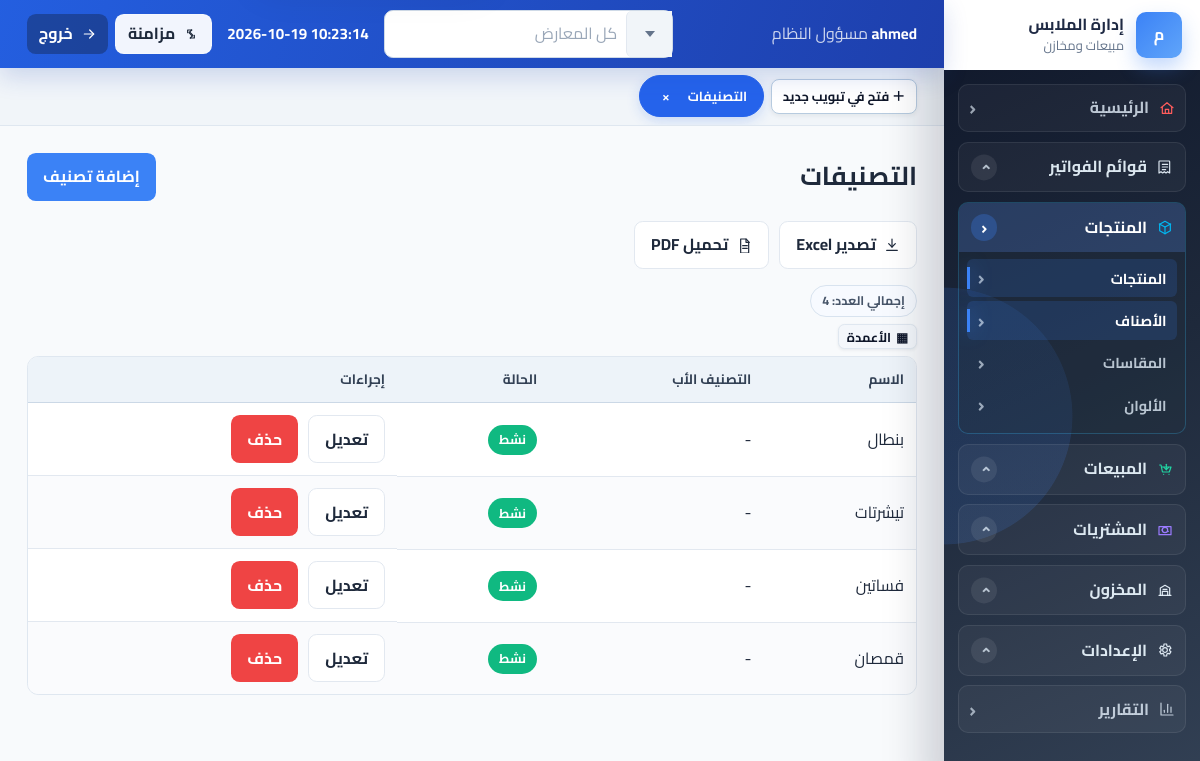
Page /products/categories/ (signed in) on the committed database.
### accounts/models.py (models this page shows, shortened)
class User(AbstractUser):
    ROLE_MANAGER = 'manager'
    ROLE_DIRECTOR = 'director'
    ROLE_SALES = 'sales'
    ROLE_WAREHOUSE = 'warehouse'
    ROLE_CHOICES = [
        (ROLE_MANAGER, 'مسؤول النظام'),
        (ROLE_DIRECTOR, 'المدير'),
        (ROLE_SALES, 'مندوب مبيعات'),
        (ROLE_WAREHOUSE, 'مسؤول مخزن'),
    ]
    username = models.CharField(
        'اسم المستخدم',
        max_length=150,
        unique=True,
        help_text='يمكن استخدام الحروف والأرقام والمسافات.',
        error_messages={'unique': 'يوجد مستخدم بهذا الاسم بالفعل.'},
    )
    role = models.CharField(max_length=20, choices=ROLE_CHOICES, default=ROLE_SALES, db_index=True)
    branch = models.ForeignKey(
        Branch,
        on_delete=models.PROTECT,
        null=True,
        blank=True,
        related_name="users",
    )
    phone = models.CharField(max_length=20, blank=True, null=True)
    created_at = models.DateTimeField(auto_now_add=True, db_index=True)
    objects = BranchUserManager()
    all_objects = UserManager()
    class Meta:
        indexes = [
            models.Index(fields=['role', 'is_active']),
            models.Index(fields=['created_at']),
        ]
        constraints = [
            check_constraint(
                check=models.Q(is_superuser=True) | models.Q(branch__isnull=False),
                name='accounts_user_non_superuser_requires_branch',
            ),
        ]
    @property
    def is_manager(self):
        return self.role in {self.ROLE_MANAGER, self.ROLE_DIRECTOR} or self.is_superuser
    @property
    def can_hard_delete(self):
        return self.role == self.ROLE_MANAGER or self.is_superuser

### products/models.py (models this page shows, shortened)
class Category(BranchOwnedModel):
    name = models.CharField(max_length=100, db_index=True)
    parent = models.ForeignKey('self', null=True, blank=True, on_delete=models.SET_NULL)
    is_active = models.BooleanField(default=True, db_index=True)
    class Meta:
        verbose_name_plural = 'Categories'

### products/views.py (the view)
# urls.py: path('categories/', views.CategoryListView.as_view(), name='categories'),
class CategoryListView(ManagerRequiredMixin, ExportListMixin, ListView):
    model = Category
    template_name = 'products/catalog/categories.html'
    context_object_name = 'categories'
    paginate_by = 20
    export_title = 'قائمة التصنيفات'
    export_filename = 'categories'
    export_columns = (
        ('اسم التصنيف', 'name'),
        ('التصنيف الأب', 'parent'),
        ('الحالة', lambda category: 'نشط' if category.is_active else 'متوقف'),
    )
    def get_queryset(self):
        return Category.objects.select_related('parent').order_by('name')

### accounts/context_processors.py (called while the page is built)
def branch_context(request):
    if not getattr(request, "user", None) or not request.user.is_authenticated:
        return {}
    return {
        "active_branch": getattr(request, "active_branch", None),
        "available_branches": Branch.objects.filter(is_active=True).order_by("name")
        if request.user.is_superuser
        else Branch.objects.filter(pk=request.user.branch_id),
    }

### accounts/models.py (called while the page is built)
    def get_queryset(self):
        queryset = super().get_queryset()
        from config.branching import branch_context_is_set, get_current_branch_id
        if branch_context_is_set() and get_current_branch_id() is not None:
            queryset = queryset.filter(branch_id=get_current_branch_id())
        return queryset

### accounts/permissions.py (called while the page is built)
def has_role(user, *roles):
    if not user.is_authenticated:
        return False
    if user.is_superuser or getattr(user, 'role', None) in {'manager', 'director'}:
        return True
    return getattr(user, 'role', None) in roles

    def test_func(self):
        return has_role(self.request.user, *self.allowed_roles)

### audit/context.py (called while the page is built)
def set_current_request(request):
    _state.request = request

def clear_current_request():
    if hasattr(_state, 'request'):
        del _state.request

### audit/templatetags/audit_history.py (called while the page is built, shortened)
def _current_object(context):
    for key in CONTEXT_OBJECT_KEYS:
        obj = context.get(key)
        if obj is not None and getattr(obj, 'pk', None):
            return obj
    return None

@register.inclusion_tag('audit/object_history.html', takes_context=True)
def current_page_audit_history(context, limit=20):
    request = context.get('request')
    user = getattr(request, 'user', None)
    obj = _current_object(context)
    if not obj or not _can_view_history(user):
        return {'show_history': False}

### config/branching.py (called while the page is built)
def set_current_branch(branch_id):
    return _current_branch_id.set(branch_id)

def reset_current_branch(token):
    _current_branch_id.reset(token)

def get_current_branch_id():
    value = _current_branch_id.get()
    return None if value is _UNSET else value

def branch_context_is_set():
    return _current_branch_id.get() is not _UNSET

    def get_queryset(self):
        queryset = super().get_queryset()
        if branch_context_is_set():
            branch_id = get_current_branch_id()
            if branch_id is not None:
                queryset = queryset.filter(branch_id=branch_id)
        return queryset

### templates/products/catalog/categories.html (shortened to what this page needs)
{% extends 'base.html' %}
{% block content %}
<div class="page-head">
    <h1>التصنيفات</h1>
    <a class="btn btn-accent" href="{% url 'products:category_create' %}">إضافة تصنيف</a>
</div>
{% include 'partials/export_buttons.html' %}
<div class="table-wrap">
    <table>
        <thead><tr><th>الاسم</th><th>التصنيف الأب</th><th>الحالة</th><th>إجراءات</th></tr></thead>
        <tbody>
        {% for category in categories %}
            <tr>
                <td>{{ category.name }}</td>
                <td>{{ category.parent|default:'-' }}</td>
                <td><span class="badge {% if category.is_active %}success{% else %}danger{% endif %}">{% if category.is_active %}نشط{% else %}متوقف{% endif %}</span></td>
                <td class="actions">
                    <a class="btn btn-light" href="{% url 'products:category_update' category.pk %}">تعديل</a>
                    {% if request.user.can_hard_delete %}
                        <a class="btn btn-danger" href="{% url 'products:category_delete' category.pk %}">حذف</a>
                    {% endif %}
                </td>
            </tr>
        {% empty %}
            <tr><td colspan="4">لا توجد تصنيفات</td></tr>
        {% endfor %}
        </tbody>
    </table>
</div>
{% endblock %}

### templates/partials/navbar.html (shortened to what this page needs)
<header class="topbar{% if request.user.is_superuser %} has-branch-selector{% endif %}">
    <div class="topbar-user">
        <strong>{{ request.user.get_full_name|default:request.user.username }}</strong>
        <span>{{ request.user.get_role_display }}{% if active_branch %} - {{ active_branch.name }}{% endif %}</span>
    </div>
    {% if request.user.is_superuser %}
    <form method="post" action="{% url 'accounts:branch_select' %}" class="branch-selector">
    </form>
    {% endif %}
    <div class="topbar-datetime" aria-label="التاريخ والوقت الحالي">
        <strong data-live-datetime>--</strong>
    </div>
    <div class="topbar-actions">
        <button class="btn btn-light topbar-action" type="button" data-pwa-sync title="مزامنة البيانات">
            <svg class="ui-icon" aria-hidden="true"><use href="#icon-exchange"></use></svg>
            <span data-pwa-sync-label>مزامنة</span>
        </button>
        <form method="post" action="{% url 'accounts:logout' %}">
            <button class="btn btn-secondary topbar-action" type="submit" title="تسجيل الخروج">
                <svg class="ui-icon" aria-hidden="true"><use href="#icon-arrow"></use></svg>
                <span>خروج</span>
            </button>
        </form>
    </div>
</header>

### rows in the picture
User: user.get_full_name "ahmed", user.role "مسؤول النظام"
Category: name "بنطال", parent "-", is_active "نشط"
Category: name "تيشرتات", parent "-", is_active "نشط"
Category: name "فساتين", parent "-", is_active "نشط"
Category: name "قمصان", parent "-", is_active "نشط"
